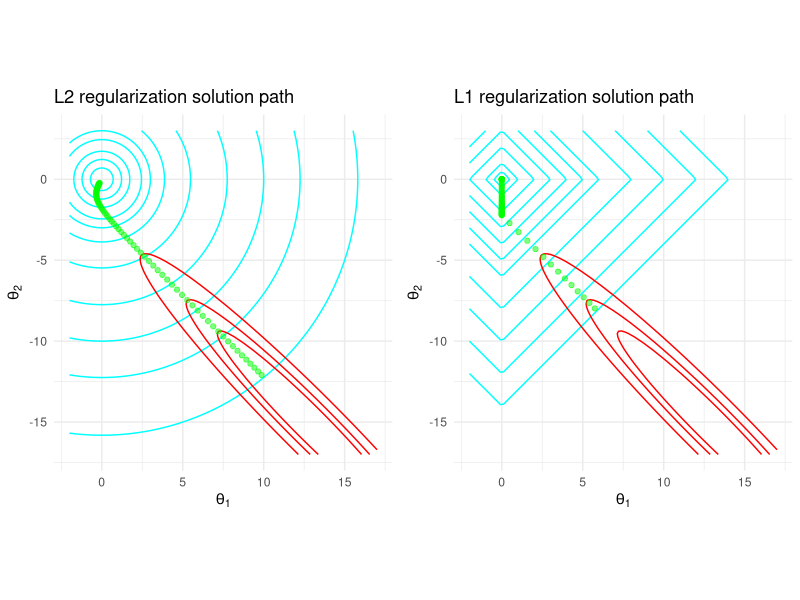
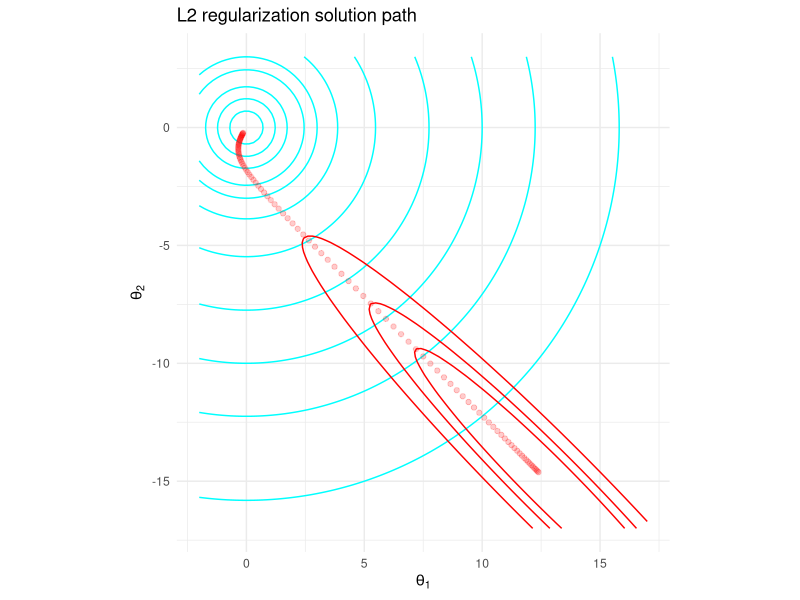

These figures' R source, in order:
# ------------------------------------------------------------------------------
# l1, l2

# FIG: solution path under l1 and l2 regularization.
# DATA:
#   x = seq(0, 1, length.out = 40)
#   noise ~ Unif(0, 1)
#   y = sin(x * 1.5 * pi)
#   y_noise = (y + noise) - mean(y + noise)
# ------------------------------------------------------------------------------

library(ggplot2)
library(dplyr)
library(tidyr)
library(Matrix)
library(glmnet)
library(pracma)
library(gridExtra)
set.seed(0)

# DATA -------------------------------------------------------------------------

# Cost function definitions
cost_l2 <- function(x, y) {
  return(x^2 + y^2)
}

cost_l1 <- function(x, y) {
  return(abs(x) + abs(y))
}

costfunction <- function(X, y, theta) {
  m <- length(y)
  h <- X %*% theta
  return((1 / (2 * m)) * t(h - y) %*% (h - y))
}

closed_form_reg_solution <- function(X, y, lambda = 10) {
  m <- nrow(X)
  n <- ncol(X)
  I <- diag(n)
  return(solve(t(X) %*% X + lambda * I) %*% t(X) %*% y)
}

# Dataset creation and normalization
x <- seq(0, 1, length.out = 40)
noise <- runif(40, 0, 1)
y <- sin(x * 1.5 * pi)
y_noise <- (y + noise) - mean(y + noise)
X <- cbind(x, x^2)
X <- sweep(X, 2, sqrt(colSums(X^2)), FUN = "/")

# Setup of meshgrid of theta values
theta1 <- seq(-2, 17, length.out = 100)
theta2 <- seq(-17, 3, length.out = 100)
grid <- expand.grid(theta1 = theta1, theta2 = theta2)

# Computing the cost function for each theta combination
grid <- grid %>%
  mutate(Z_l2 = cost_l2(theta1, theta2),
         Z_l1 = cost_l1(theta1, theta2),
         Z_ls = apply(grid, 1, function(row) costfunction(X, y_noise, matrix(c(row[1], row[2]), nrow = 2))))

# Calculating the regularization paths
lambda_range_l2 <- 10^seq(0, 4, length.out = 100) / 1000
lambda_range_l1 <- 10^seq(0, 2, length.out = 100) / 1000

theta_l2 <- sapply(lambda_range_l2, function(l) closed_form_reg_solution(X, y_noise, l))
theta_l1 <- sapply(lambda_range_l1, function(l) coef(glmnet(X, y_noise, alpha=1, lambda=l, standardize=FALSE, intercept=FALSE))[2:3])

theta_l2_df <- data.frame(t(theta_l2))
theta_l1_df <- data.frame(t(theta_l1))


# L2 plot

l2_contour_levels <- c(.5, 1.5, 3, 6, 9, 15, 30, 60, 100, 150, 250)

p2 <- ggplot() +
  geom_contour(data = grid, aes(x = theta1, y = theta2, z = Z_l2), color = 'cyan', breaks = l2_contour_levels) +
  geom_contour(data = grid, aes(x = theta1, y = theta2, z = Z_ls), color = 'red', breaks = c(.01, .06, .09, .11, .15)) +
  geom_point(data = theta_l2_df, aes(x = X1, y = X2), color = 'red', alpha = 0.2) +
  labs(title = 'L2 regularization solution path', x = expression(theta[1]), y = expression(theta[2])) +
  theme_minimal() + 
  coord_fixed()

# L1 & L2 plot

# Plot L2 Regularization
inside_l2 <- theta_l2_df %>%
  filter(cost_l2(X1, X2) < max(l2_contour_levels))

p_l2 <- ggplot() +
  geom_contour(data = grid, aes(x = theta1, y = theta2, z = Z_l2), color = 'cyan', breaks = l2_contour_levels) +
  geom_contour(data = grid, aes(x = theta1, y = theta2, z = Z_ls), color = 'red', breaks = c(.01, .06, .09, .11, .15)) +
  geom_point(data = inside_l2, aes(x = X1, y = X2), color = 'green', alpha = 0.5) +
  labs(title = 'L2 regularization solution path', x = expression(theta[1]), y = expression(theta[2])) +
  theme_minimal() + 
  coord_fixed()

# Plot L1 Regularization
l1_contour_levels = c(.5, 1, 2, 3, 4, 5, 6, 8, 10, 12, 14)

inside_l1 <- theta_l1_df %>%
  filter(cost_l1(X1, X2) < max(l1_contour_levels))

p_l1 <- ggplot() +
  geom_contour(data = grid, aes(x = theta1, y = theta2, z = Z_l1), color = 'cyan', breaks = l1_contour_levels) +
  geom_contour(data = grid, aes(x = theta1, y = theta2, z = Z_ls), color = 'red', breaks = c(.01, .06, .09, .11, .15)) +
  geom_point(data = inside_l1, aes(x = X1, y = X2), color = 'green', alpha = 0.5) +
  labs(title = 'L1 regularization solution path', x = expression(theta[1]), y = expression(theta[2])) +
  theme_minimal() + 
  coord_fixed()

p <- grid.arrange(p_l2, p_l1, ncol = 2) 

ggsave(filename = "../figure/solution_paths_02.png", plot = p2, width = 5, height = 5)
ggsave(filename = "../figure/solution_paths_01.png", plot = p, width = 10, height = 5)
